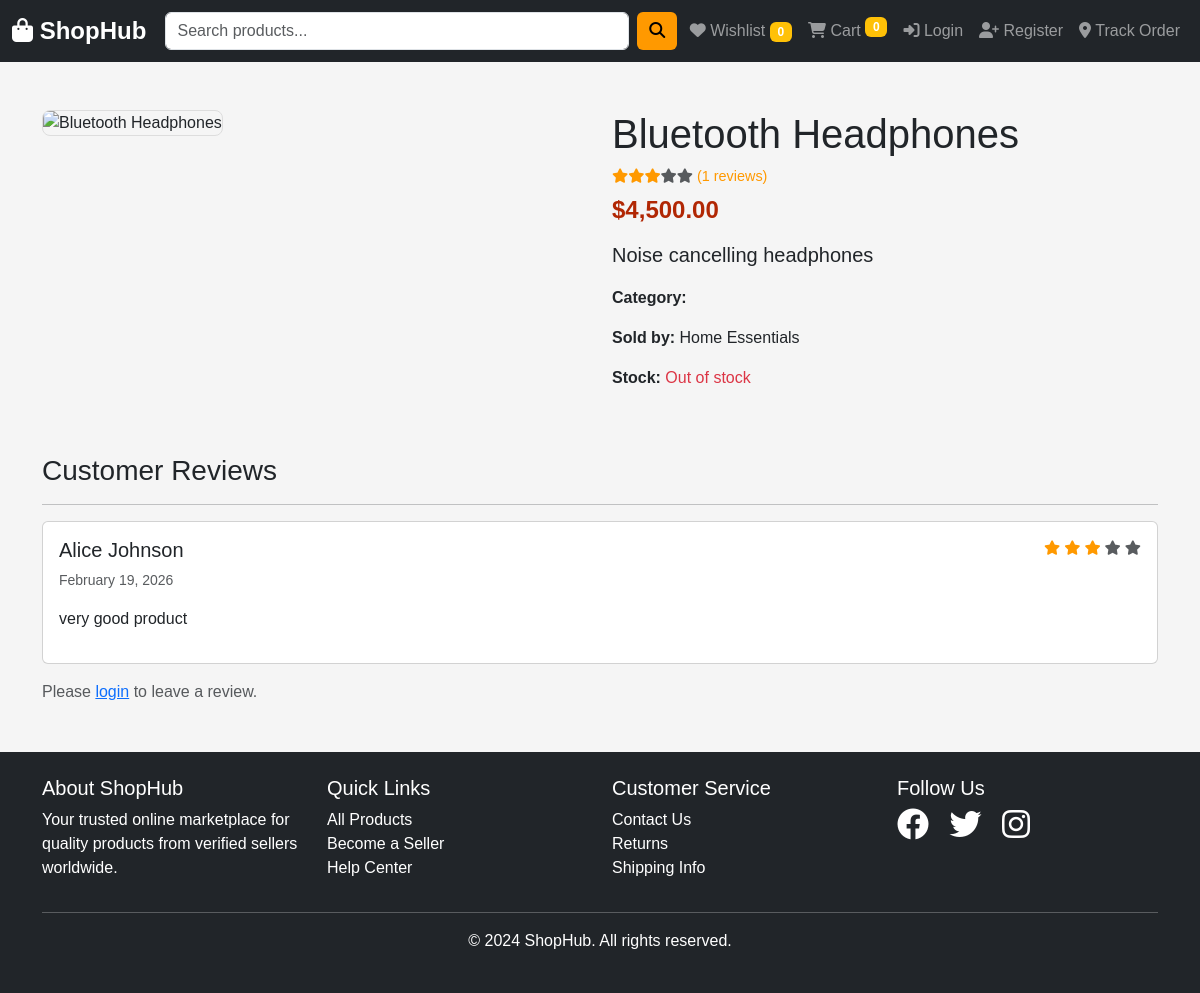
Page /product-detail.php?id=17 on the committed database.
### tables this page shows
CREATE TABLE `products` (
  `id` int(11) NOT NULL,
  `seller_id` int(11) NOT NULL,
  `name` varchar(255) NOT NULL,
  `description` text DEFAULT NULL,
  `price` decimal(10,2) NOT NULL,
  `stock` int(11) DEFAULT 0,
  `category` varchar(100) DEFAULT NULL,
  `image` varchar(255) DEFAULT NULL,
  `status` enum('active','inactive') DEFAULT 'active',
  `created_at` timestamp NOT NULL DEFAULT current_timestamp()
);

CREATE TABLE `users` (
  `id` int(11) NOT NULL,
  `email` varchar(255) NOT NULL,
  `password` varchar(255) NOT NULL,
  `full_name` varchar(255) NOT NULL,
  `user_type` enum('buyer','seller','admin') DEFAULT 'buyer',
  `shop_name` varchar(255) DEFAULT NULL,
  `phone` varchar(20) DEFAULT NULL,
  `address` text DEFAULT NULL,
  `created_at` timestamp NOT NULL DEFAULT current_timestamp()
);

CREATE TABLE `reviews` (
  `id` int(11) NOT NULL,
  `product_id` int(11) NOT NULL,
  `user_id` int(11) NOT NULL,
  `rating` int(11) DEFAULT NULL CHECK (`rating` between 1 and 5),
  `comment` text DEFAULT NULL,
  `created_at` timestamp NOT NULL DEFAULT current_timestamp()
);

### product-detail.php (the view, shortened to what this page needs)
<?php
require_once 'config/database.php';
$product_id = $_GET['id'] ?? 0;
$stmt = $pdo->prepare("SELECT p.*, u.shop_name, u.email,
                               COALESCE(AVG(r.rating),0) as avg_rating,
                               COUNT(r.id) as review_count
                        FROM products p
                        JOIN users u ON p.seller_id = u.id
                        LEFT JOIN reviews r ON r.product_id = p.id
                        WHERE p.id = ?");
$stmt->execute([$product_id]);
$product = $stmt->fetch();
$stmt = $pdo->prepare("SELECT r.*, u.full_name FROM reviews r JOIN users u ON r.user_id = u.id WHERE r.product_id = ? ORDER BY r.created_at DESC");
$stmt->execute([$product_id]);
$reviews = $stmt->fetchAll();
?>
<!DOCTYPE html>
<html lang="en">
<head>
    <link href="https://cdn.jsdelivr.net/npm/bootstrap@5.3.0/dist/css/bootstrap.min.css" rel="stylesheet">
    <link rel="stylesheet" href="https://cdnjs.cloudflare.com/ajax/libs/font-awesome/6.4.0/css/all.min.css">
    <link rel="stylesheet" href="assets/css/style.css">
</head>
<body>
    <?php include 'includes/header.php'; ?>
    <div class="container my-5">
        <div class="row">
            <div class="col-md-6">
                <img src="<?= htmlspecialchars($product['image']) ?>" class="product-detail-img" alt="<?= htmlspecialchars($product['name']) ?>">
            </div>
            <div class="col-md-6">
                <h1><?= htmlspecialchars($product['name']) ?></h1>
                <div class="rating mb-2">
                    <?php
                    $avg = round($product['avg_rating']);
                    for($i=1;$i<=5;$i++) {
                        if($i <= $avg) echo '<i class="fas fa-star"></i>';
                        else echo '<i class="fas fa-star text-muted"></i>';
                    }
                    ?>
                    <span>(<?= $product['review_count'] ?> reviews)</span>
                </div>
                <h2 class="price mb-3">$<?= number_format($product['price'], 2) ?></h2>
                <p class="lead"><?= nl2br(htmlspecialchars($product['description'])) ?></p>
                <div class="mb-3">
                    <strong>Category:</strong> <?= htmlspecialchars($product['category']) ?>
                </div>
                <div class="mb-3">
                    <strong>Sold by:</strong> <?= htmlspecialchars($product['shop_name']) ?>
                </div>
                <div class="mb-3">
                    <strong>Stock:</strong>
                    <?php if($product['stock'] > 0): ?>
                        <span class="text-success"><?= $product['stock'] ?> available</span>
                    <?php else: ?>
                        <span class="text-danger">Out of stock</span>
                    <?php endif; ?>
                </div>
            </div>
        </div>
        <div class="row mt-5">
            <div class="col-12">
                <h3>Customer Reviews</h3>
                <hr>
                <?php if(empty($reviews)): ?>
                <p class="text-muted">No reviews yet. Be the first to review this product!</p>
                <?php else: ?>
                    <?php foreach($reviews as $review): ?>
                    <div class="card mb-3">
                        <div class="card-body">
                            <div class="d-flex justify-content-between">
                                <h5><?= htmlspecialchars($review['full_name']) ?></h5>
                                <div class="rating">
                                    <?php for($i = 1; $i <= 5; $i++): ?>
                                        <i class="fas fa-star <?= $i <= $review['rating'] ? '' : 'text-muted' ?>"></i>
                                    <?php endfor; ?>
                                </div>
                            </div>
                            <p class="text-muted small"><?= date('F j, Y', strtotime($review['created_at'])) ?></p>
                            <p><?= nl2br(htmlspecialchars($review['comment'])) ?></p>
                        </div>
                    </div>
                    <?php endforeach; ?>
                <?php endif; ?>
            </div>
        </div>
        <?php if(isset($_SESSION['user_id'])): ?>
        <div class="row mt-4">
            <div class="col-12">
                <h4>Leave a Review</h4>
                <form method="POST">
                    <input type="hidden" name="csrf_token" value="<?= htmlspecialchars(csrf_token()) ?>">
                    <div class="mb-3">
                        <label class="form-label">Rating</label><br>
                        <?php for($r=1;$r<=5;$r++): ?>
                        <input type="radio" name="rating" value="<?= $r ?>" <?= $r==5 ? 'checked' : '' ?>> <?= $r ?>
                        <?php endfor; ?>
                    </div>
                    <div class="mb-3">
                        <label class="form-label">Comment</label>
                        <textarea name="comment" class="form-control" rows="3" required></textarea>
                    </div>
                    <button type="submit" class="btn btn-primary">Submit Review</button>
                </form>
            </div>
        </div>
        <?php else: ?>
        <p class="text-muted">Please <a href="login.php">login</a> to leave a review.</p>
        <?php endif; ?>
    </div>
    <?php include 'includes/footer.php'; ?>
</body>
</html>

### assets/css/style.css (style rules this page uses)
:root { --primary-color: #232f3e; --secondary-color: #febd69; --accent-color: #ff9900; }
body { font-family: 'Arial', sans-serif; background-color: #f5f5f5; }
.rating { color: var(--accent-color); font-size: 0.9rem; margin-bottom: 10px; }
.price { font-size: 1.5rem; font-weight: bold; color: #B12704; margin-bottom: 5px; }
.product-detail-img { max-width: 100%; border: 1px solid #ddd; border-radius: 8px; }

### rows in the picture
products: name "Bluetooth Headphones", price "4,500.00", description "Noise cancelling headphones", seller.shop_name "Home Essentials"
reviews: user.full_name "Alice Johnson", rating 3 (drawn), created_at "February 19, 2026", comment "very good product"

### other values in the picture
$product['review_count'] "1"
